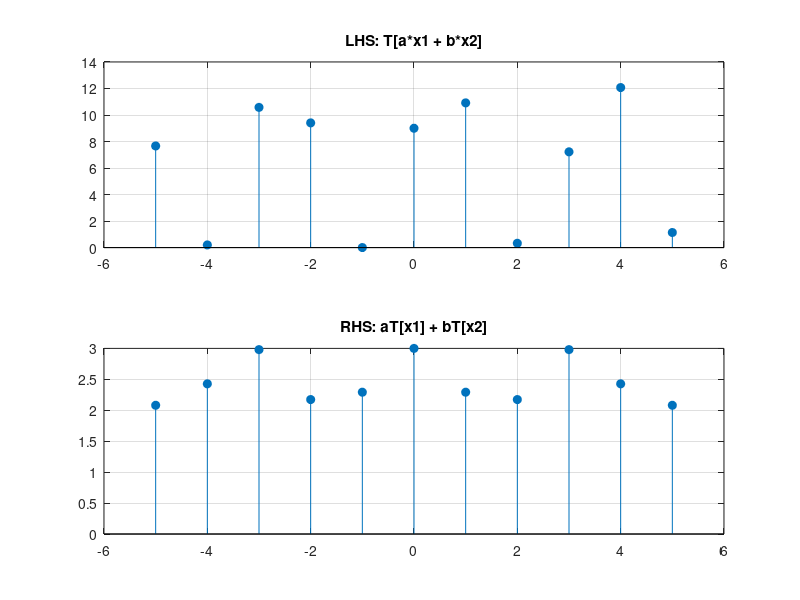

MATLAB code for this plot: (Note: this script raises an error after producing the figure.)
clc;
clear;
close all;

n = -5:5;

% Define two signals
x1 = sin(n);
x2 = cos(n);

a = 2;
b = 3;

%% -------- Linearity Test --------

% LHS: T[a*x1 + b*x2]
lhs = (a*x1 + b*x2).^2;

% RHS: a*T[x1] + b*T[x2]
rhs = a*(x1.^2) + b*(x2.^2);

figure;
subplot(2,1,1);
stem(n, lhs, 'filled');
title('LHS: T[a*x1 + b*x2]');
grid on;

subplot(2,1,2);
stem(n, rhs, 'filled');
title('RHS: aT[x1] + bT[x2]');
grid on;

% Check equality
if isequal(round(lhs,5), round(rhs,5))
    disp('System is Linear');
else
    disp('System is NOT Linear');
end

%% -------- Time Invariance Test --------

n0 = 2;  % Shift

% Input shifted
x_shift = sin(n - n0);

% Output of shifted input
y1 = x_shift.^2;

% Output first, then shift
y = (sin(n)).^2;
y2 = (sin(n - n0)).^2;

figure;
subplot(2,1,1);
stem(n, y1, 'filled');
title('T[x(n - n0)]');
grid on;

subplot(2,1,2);
stem(n, y2, 'filled');
title('y(n - n0)');
grid on;

% Check equality
if isequal(round(y1,5), round(y2,5))
    disp('System is Time-Invariant');
else
    disp('System is NOT Time-Invariant');
end
